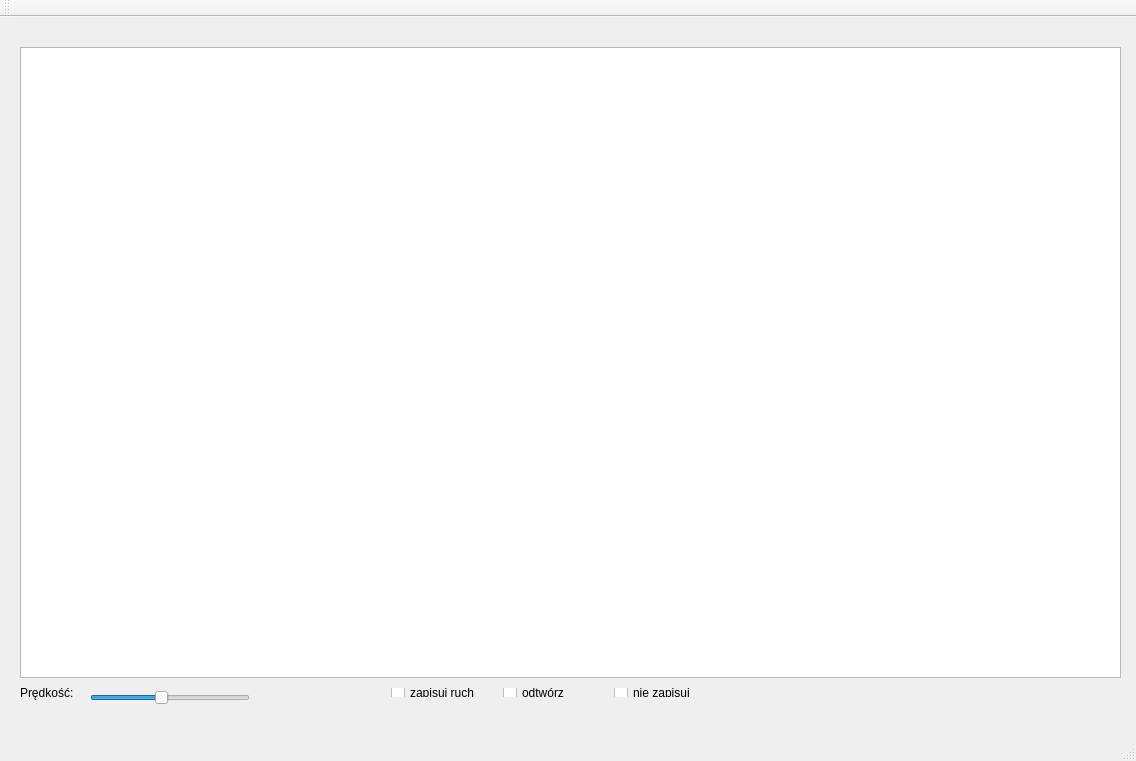
<?xml version="1.0" encoding="UTF-8"?>
<ui version="4.0">
 <class>MainWindow</class>
 <widget class="QMainWindow" name="MainWindow">
  <property name="geometry">
   <rect>
    <x>0</x>
    <y>0</y>
    <width>1136</width>
    <height>761</height>
   </rect>
  </property>
  <property name="focusPolicy">
   <enum>Qt::StrongFocus</enum>
  </property>
  <property name="windowTitle">
   <string>MainWindow</string>
  </property>
  <widget class="QWidget" name="centralWidget">
   <widget class="QGraphicsView" name="graphicsView">
    <property name="geometry">
     <rect>
      <x>20</x>
      <y>30</y>
      <width>1101</width>
      <height>631</height>
     </rect>
    </property>
    <property name="verticalScrollBarPolicy">
     <enum>Qt::ScrollBarAlwaysOff</enum>
    </property>
    <property name="horizontalScrollBarPolicy">
     <enum>Qt::ScrollBarAlwaysOff</enum>
    </property>
   </widget>
   <widget class="QSlider" name="predkosc">
    <property name="geometry">
     <rect>
      <x>90</x>
      <y>670</y>
      <width>160</width>
      <height>22</height>
     </rect>
    </property>
    <property name="minimum">
     <number>1</number>
    </property>
    <property name="maximum">
     <number>10</number>
    </property>
    <property name="value">
     <number>5</number>
    </property>
    <property name="orientation">
     <enum>Qt::Horizontal</enum>
    </property>
   </widget>
   <widget class="QLabel" name="label">
    <property name="geometry">
     <rect>
      <x>20</x>
      <y>660</y>
      <width>81</width>
      <height>31</height>
     </rect>
    </property>
    <property name="text">
     <string>Prędkość:</string>
    </property>
   </widget>
   <widget class="QWidget" name="horizontalLayoutWidget">
    <property name="geometry">
     <rect>
      <x>380</x>
      <y>660</y>
      <width>351</width>
      <height>31</height>
     </rect>
    </property>
    <layout class="QHBoxLayout" name="horizontalLayout">
     <item>
      <widget class="QCheckBox" name="checkBox_1">
       <property name="text">
        <string>zapisuj ruch</string>
       </property>
      </widget>
     </item>
     <item>
      <widget class="QCheckBox" name="checkBox_2">
       <property name="text">
        <string>odtwórz</string>
       </property>
      </widget>
     </item>
     <item>
      <widget class="QCheckBox" name="checkBox_3">
       <property name="text">
        <string>nie zapisuj</string>
       </property>
       <property name="checked">
        <bool>false</bool>
       </property>
      </widget>
     </item>
    </layout>
   </widget>
  </widget>
  <widget class="QMenuBar" name="menuBar">
   <property name="geometry">
    <rect>
     <x>0</x>
     <y>0</y>
     <width>1136</width>
     <height>21</height>
    </rect>
   </property>
  </widget>
  <widget class="QToolBar" name="mainToolBar">
   <attribute name="toolBarArea">
    <enum>TopToolBarArea</enum>
   </attribute>
   <attribute name="toolBarBreak">
    <bool>false</bool>
   </attribute>
  </widget>
  <widget class="QStatusBar" name="statusBar"/>
 </widget>
 <layoutdefault spacing="6" margin="11"/>
 <resources/>
 <connections/>
</ui>
